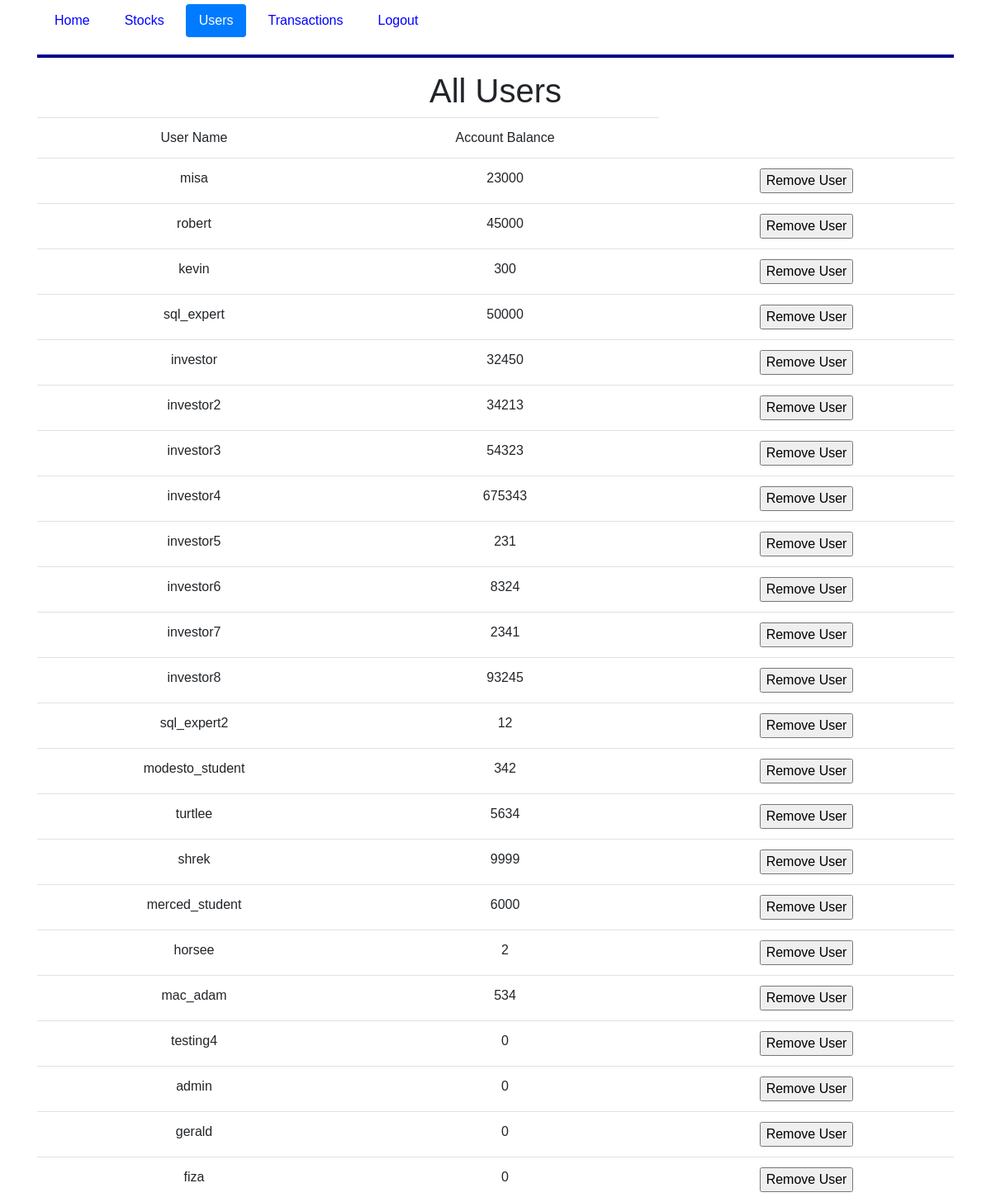
The page /users (signed in) on the database as committed earlier.
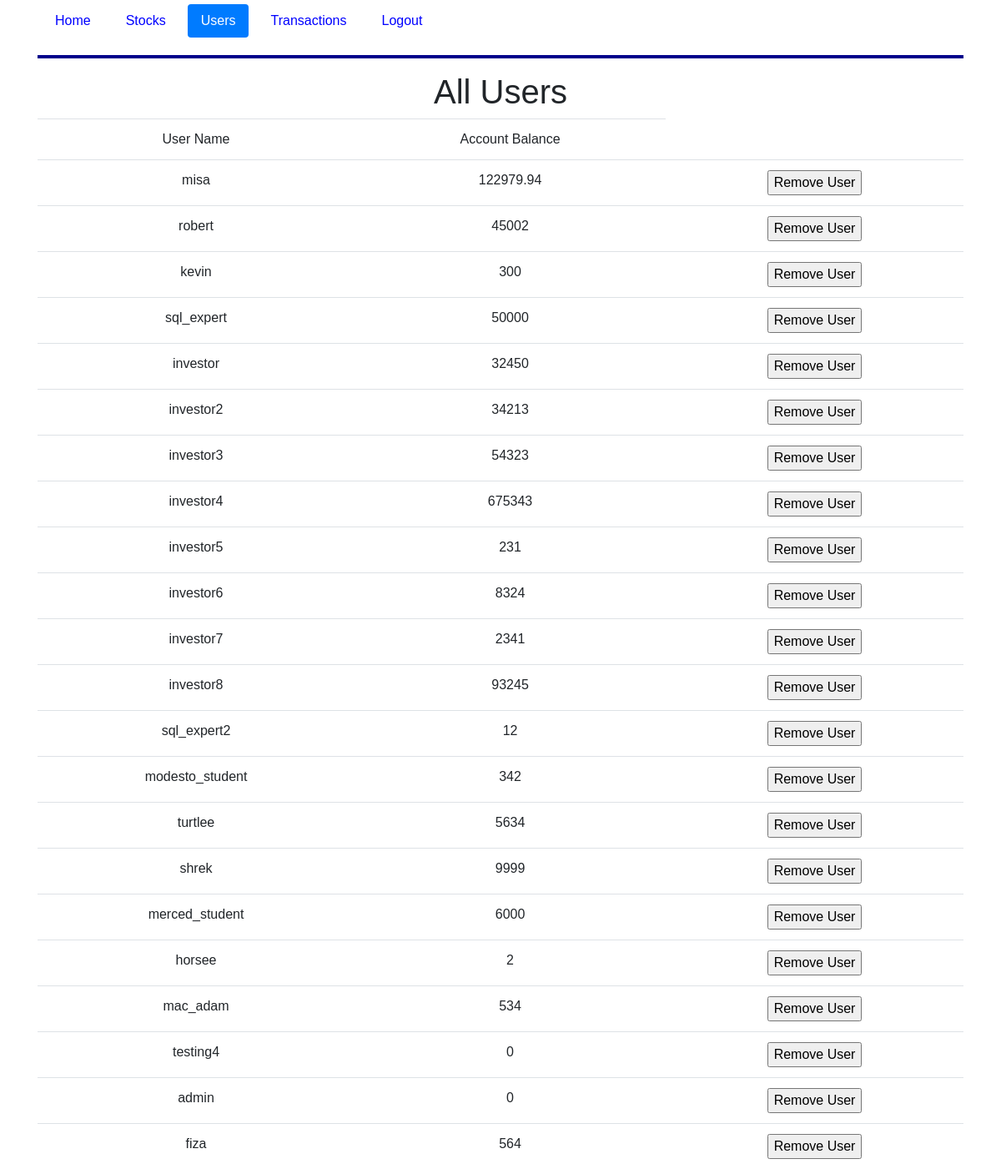
The same page on the database as committed later.
### tables this page shows
CREATE TABLE users(
    u_userid integer primary key autoincrement,
    u_username text not null,
    u_password text not null,
    u_acctbal decimal(10,2) default 0.00
);

### application/routes.py (the view, shortened to what this page needs)
@app.route('/users', methods=['POST', 'GET'])
def users():
    if session.get('username') != 'admin':
        return redirect('/home')
    conn = db
    db.row_factory = sqlite3.Row
    cur = db.cursor()
    cur.execute("SELECT * FROM users;")
    user_rows = cur.fetchall()
    return render_template('users.html', user_rows=user_rows, users=True)

### application/routes.py (called while the page is built)
@app.teardown_appcontext
def close_connection(exception):
    db = getattr(g, '_database', None)
    if db is not None:
        db.close()

### application/templates/users.html
{% extends "layout.html" %}
{% block content %}
    <div class="container">
        <div class="row">
            <div class="col-md-12 text-center">
                <h1>All Users</h1>
            </div>
        </div>
    </div>
    <table class="table table-stripped">
        <thead>
            <td>User Name</td>
            <td>Account Balance</td>
        </thead>
        {% for row in user_rows %}
            <tr>
                <form action="" method="post">
                    <td><input type="hidden" name="user" value="{{ row["u_username"] }}"> {{ row["u_username"] }}</td>
                    <td>{{row["u_acctbal"]}}</td>
                    <td>
                        <input type="submit" name="deleteUser" value="Remove User">
                    </td>
                </form>
            </tr>
        {% endfor %}
    </table>
{% endblock %}

Rows that differ between the two databases and show on the page:
removed users: u_username "gerald", u_acctbal "0"
changed users "misa": u_acctbal "23000" → "122979.94"
changed users "robert": u_acctbal "45000" → "45002"
changed users "fiza": u_acctbal "0" → "564"
